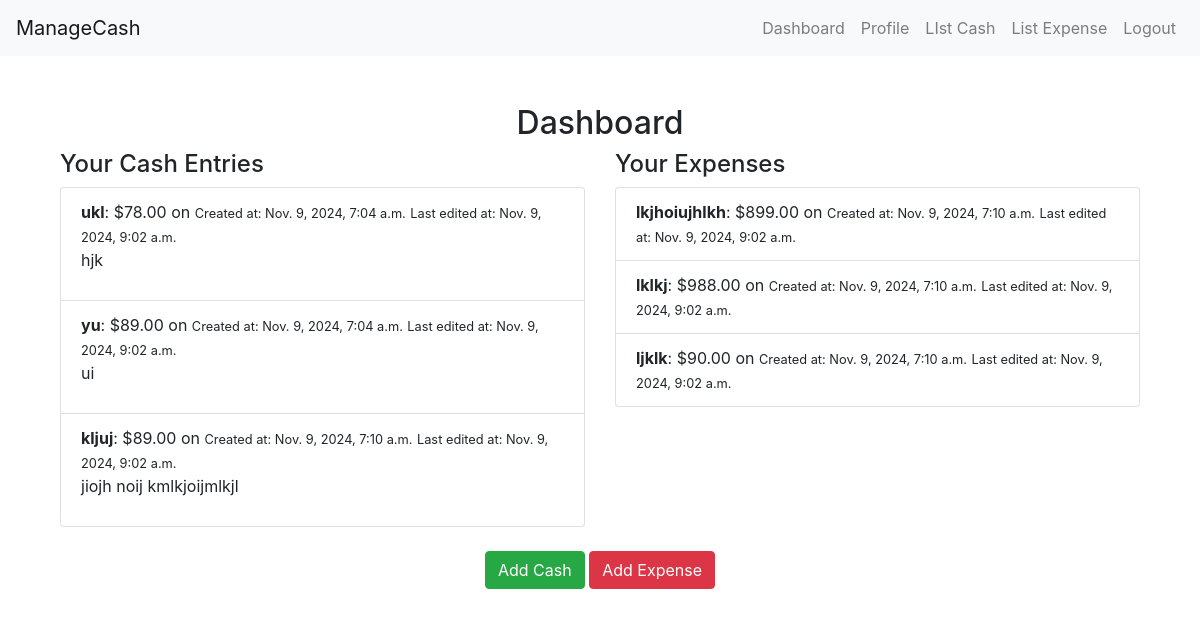
Screenshot of /dashboard/ (signed in) with the database file from the repository.
### ManageCash/models.py (models this page shows, shortened)
class AddCash(models.Model):
    user = models.ForeignKey('CustomUser', on_delete=models.CASCADE)
    source = models.CharField(max_length=255)
    datetime = models.DateTimeField(auto_now_add=True)
    updated_at = models.DateTimeField(auto_now=True)
    amount = models.DecimalField(max_digits=10, decimal_places=2)
    description = models.TextField()

class Expense(models.Model):
    user = models.ForeignKey('CustomUser', on_delete=models.CASCADE)
    description = models.CharField(max_length=255)
    amount = models.DecimalField(max_digits=10, decimal_places=2)
    datetime = models.DateTimeField(auto_now_add=True)
    updated_at = models.DateTimeField(auto_now=True)

### ManageCash/views.py (the view)
# urls.py: path('dashboard/', dashboard, name='dashboard'),
@login_required
def dashboard(request):
    cash_entries = AddCash.objects.filter(user=request.user)
    expenses = Expense.objects.filter(user=request.user)
    return render(request, 'dashboard.html', {'cash_entries': cash_entries, 'expenses': expenses})

### Template/dashboard.html (shortened to what this page needs)
{% extends "index.html" %}
{% block content %}
<!DOCTYPE html>
<html lang="en">
<head>
    <link href="https://maxcdn.bootstrapcdn.com/bootstrap/4.5.2/css/bootstrap.min.css" rel="stylesheet">
</head>
<body>
<div class="container mt-5">
    <h2 class="text-center">Dashboard</h2>
    <div class="row">
        <div class="col-md-6">
            <h4>Your Cash Entries</h4>
            <ul class="list-group">
                {% for entry in cash_entries %}
                    <li class="list-group-item">
                        <strong>{{ entry.source }}</strong>: ${{ entry.amount }} on
                        {% if entry.datetime == entry.updated_at %}
                        <small>Created at: {{ entry.datetime }}</small>
                    {% else %}
                        <small>Created at: {{ entry.datetime }}</small>
                        <small>Last edited at: {{ entry.updated_at }}</small>
                    {% endif %}
                        <p>{{ entry.description }}</p>
                    </li>
                {% empty %}
                    <li class="list-group-item">No cash entries found.</li>
                {% endfor %}
            </ul>
        </div>
        <div class="col-md-6">
            <h4>Your Expenses</h4>
            <ul class="list-group">
                {% for expense in expenses %}
                    <li class="list-group-item">
                        <strong>{{ expense.description }}</strong>: ${{ expense.amount }} on
                        <small>Created at: {{ expense.datetime }}</small>
                <small>Last edited at: {{ expense.updated_at }}</small>
                    </li>
                {% empty %}
                    <li class="list-group-item">No expenses found.</li>
                {% endfor %}
            </ul>
        </div>
    </div>
    <div class="mt-4 text-center">
        <a href="{% url 'add_cash' %}" class="btn btn-success">Add Cash</a>
        <a href="{% url 'add_expense' %}" class="btn btn-danger">Add Expense</a>
    </div>
</div>
</body>
</html>
{% endblock content %}

### rows the page displays
AddCash: source "ukl", amount "78.00", datetime "Nov. 9, 2024, 7:04 a.m.", updated_at "Nov. 9, 2024, 9:02 a.m.", description "hjk"
AddCash: source "yu", amount "89.00", datetime "Nov. 9, 2024, 7:04 a.m.", updated_at "Nov. 9, 2024, 9:02 a.m.", description "ui"
AddCash: source "kljuj", amount "89.00", datetime "Nov. 9, 2024, 7:10 a.m.", updated_at "Nov. 9, 2024, 9:02 a.m.", description "jiojh noij kmlkjoijmlkjl"
Expense: description "lkjhoiujhlkh", amount "899.00", datetime "Nov. 9, 2024, 7:10 a.m.", updated_at "Nov. 9, 2024, 9:02 a.m."
Expense: description "lklkj", amount "988.00", datetime "Nov. 9, 2024, 7:10 a.m.", updated_at "Nov. 9, 2024, 9:02 a.m."
Expense: description "ljklk", amount "90.00", datetime "Nov. 9, 2024, 7:10 a.m.", updated_at "Nov. 9, 2024, 9:02 a.m."
